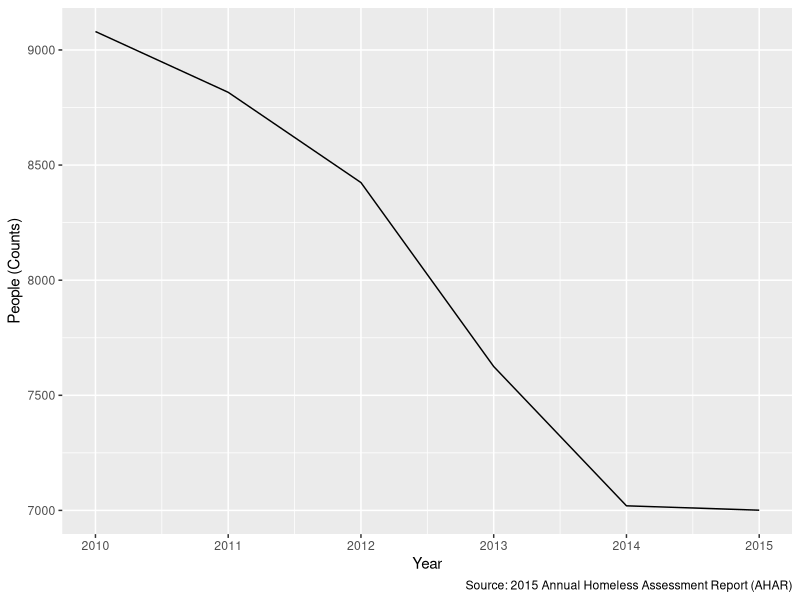

Here is the R script that generated this plot:
library(readxl)
library(tidyverse)

X2010_2015_PIT_Counts_by_State <- read_excel("Data/Homelessness/2010_2015_PIT_Counts_by_State.xlsx")                                                                                                                                                      
homelessness <- ggplot(X2010_2015_PIT_Counts_by_State, aes(x=Year, y=Total_Homeless)) + geom_line() + 
  labs(x ="Year", y = "People (Counts)", caption  = "Source: 2015 Annual Homeless Assessment Report (AHAR)")
